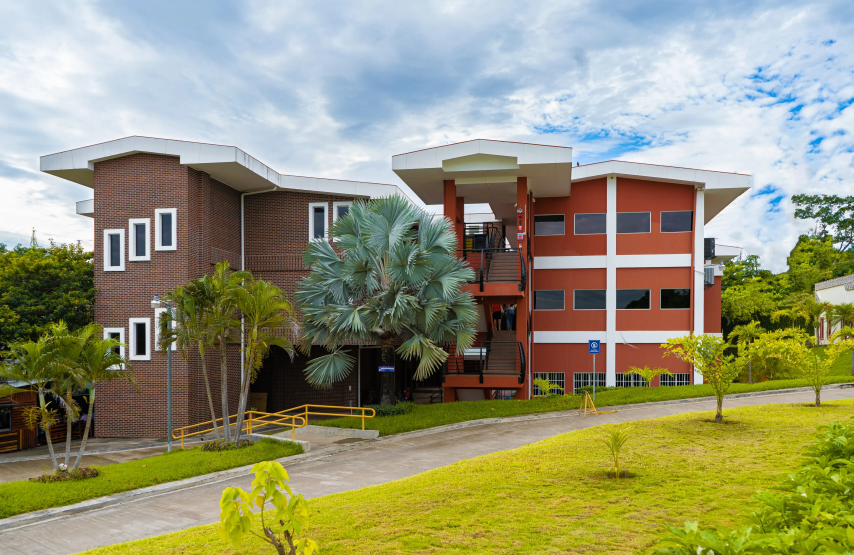
#> input picture semana11a1/edificio.webp, 2560 x 1665 px, found by its file name (shown at 1/3 size)
$ python ejemplo5.py
#> lines starting #> are read from the running program, lines starting #| are printed output that depends on the picture
from PIL import Image,ImageDraw,ImageFont

imagen = Image.open("edificio.webp")
#> imagen is the input picture: PIL image 2560x1665 RGB; mean R, G, B 148, 148.4, 117.1
#imagen.thumbnail((200,200))

letras = ImageDraw.Draw(imagen)
font = ImageFont.truetype("arial.ttf",size=100)

letras.text((1000,1000),"Texto con Pillow",font=font, fill=(92,117,214))
imagen.show()
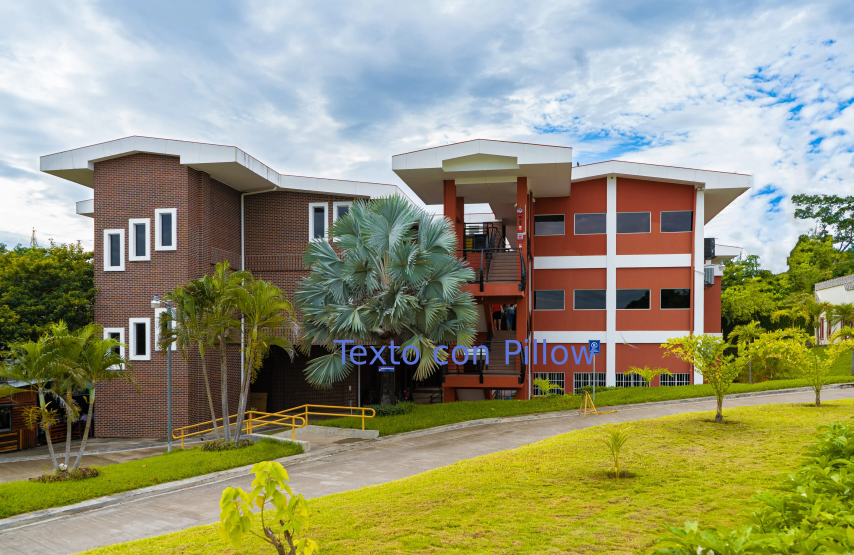
#> shown: PIL image 2560x1665 RGB (shown at 1/3 size); mean R, G, B 148.1, 148.7, 117.8
